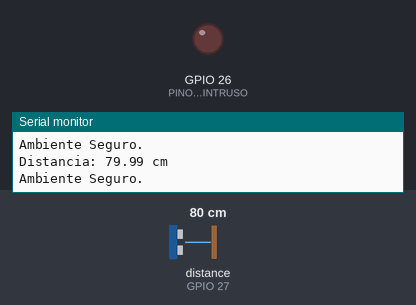
Simulated run of this sketch. Board: ESP32. Parts: output pins drawn as LEDs (lit = HIGH), the last lines printed to the serial monitor. Wiring (from diagram.json): ultrasonic range finder: trigger GPIO 25; echo GPIO 27. Inputs (shaded band) come from the test bench; at power-on: distance to the obstacle (sensor on GPIO 27) 80 cm. The echo pulse lasts 58.3 µs per cm; pins used as bus, display or sensor lines are not drawn.

Above: at 3.8 s.
3.9 s: distance to the obstacle (sensor on GPIO 27) set to 12 cm
7.8 s: distance to the obstacle (sensor on GPIO 27) set to 9 cm
At 10.4 s:
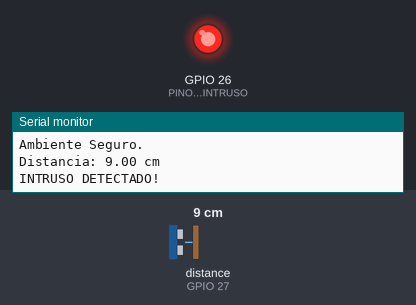
11.7 s: distance to the obstacle (sensor on GPIO 27) set to 18 cm
At 13.5 s:
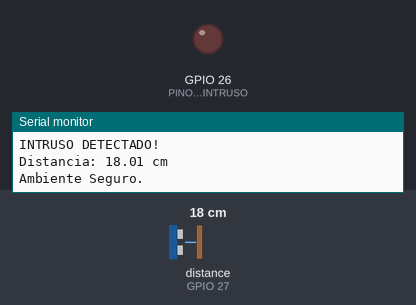
15.6 s: distance to the obstacle (sensor on GPIO 27) set to 2 cm
At 17.1 s:
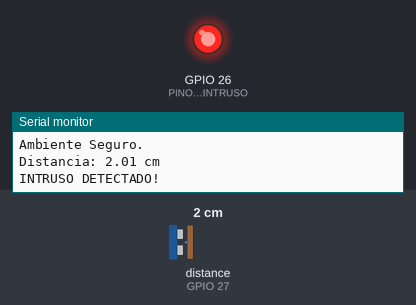
Timing chart, 0 to 18.6 s (numbered marks = the images above; inputs shaded):
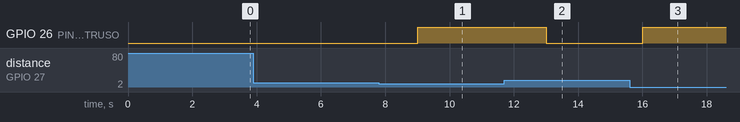

The sketch:

sketch.ino
```cpp
const int PINO_TRIG = 25;
const int PINO_ECHO = 27;
const int PINO_LED_INTRUSO = 26;

float obter_distancia();

void setup() {
	Serial.begin(115200);

	pinMode(PINO_TRIG, OUTPUT);
	pinMode(PINO_ECHO, INPUT);
	pinMode(PINO_LED_INTRUSO, OUTPUT);

	digitalWrite(PINO_TRIG, LOW);
};

void loop(){
	float dist = obter_distancia();

	Serial.print("Distancia: ");
	Serial.print(dist);
	Serial.println(" cm");

	if (dist > 0 && dist <= 10) {
		Serial.println("INTRUSO DETECTADO!");
		digitalWrite(PINO_LED_INTRUSO, HIGH);
		delay(1000);
	}
	else {
	Serial.println("Ambiente Seguro.");
	digitalWrite(PINO_LED_INTRUSO, LOW);
	}

	delay(3000);
};

float obter_distancia() {
	digitalWrite(PINO_TRIG, LOW);
	delayMicroseconds(2);
	digitalWrite(PINO_TRIG, HIGH);
	delayMicroseconds(10);
	digitalWrite(PINO_TRIG, LOW);

	long duracao = pulseIn(PINO_ECHO, HIGH, 30000);

	float distancia = (duracao / 2.0) * 0.0343;

	return distancia;
}
```

Measured:
- the behaviour switches between 11 and 10 cm on distance to the obstacle (sensor on GPIO 27) (found by bisection; images 0 and 1)
- after the input at 7.8 s, GPIO 26 (PINO_LED_INTRUSO): LOW → HIGH after 1.2 s
- after the input at 11.7 s, GPIO 26 (PINO_LED_INTRUSO): HIGH → LOW after 1.3 s
- after the input at 15.6 s, GPIO 26 (PINO_LED_INTRUSO): LOW → HIGH after 0.42 s
